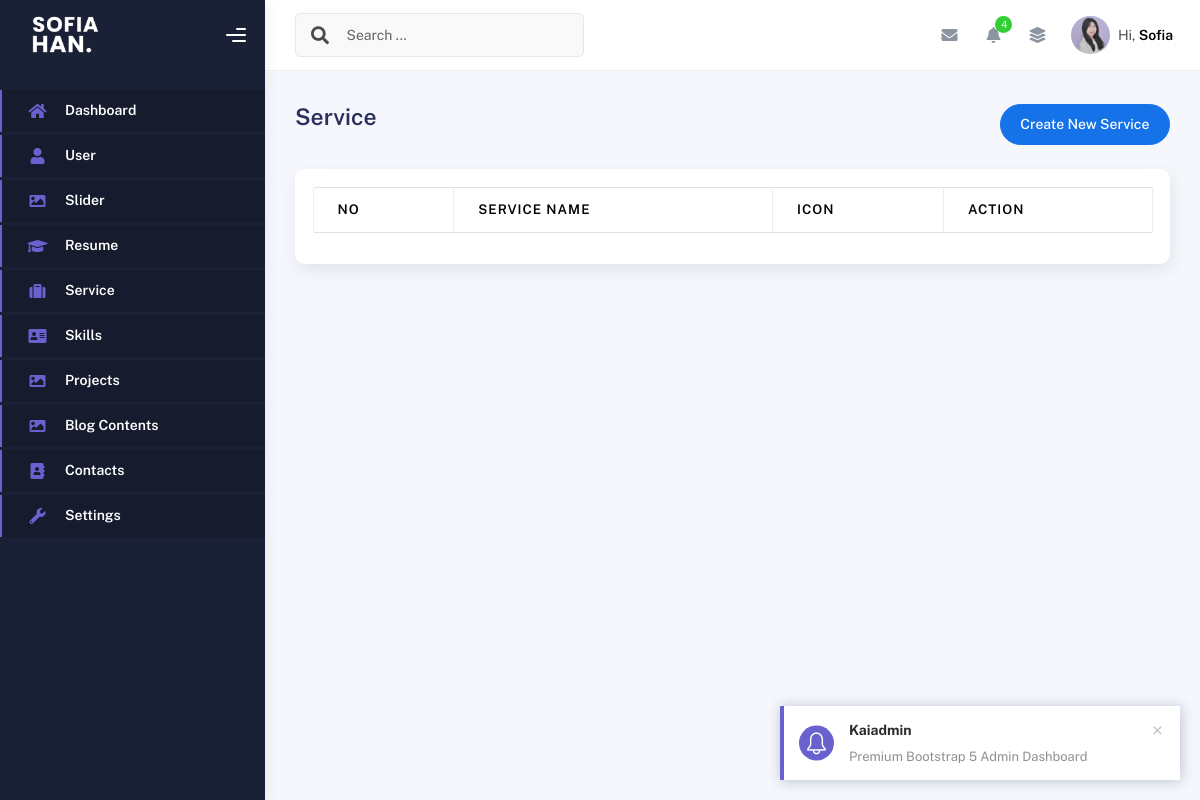
The page /service.php on the database as committed earlier.
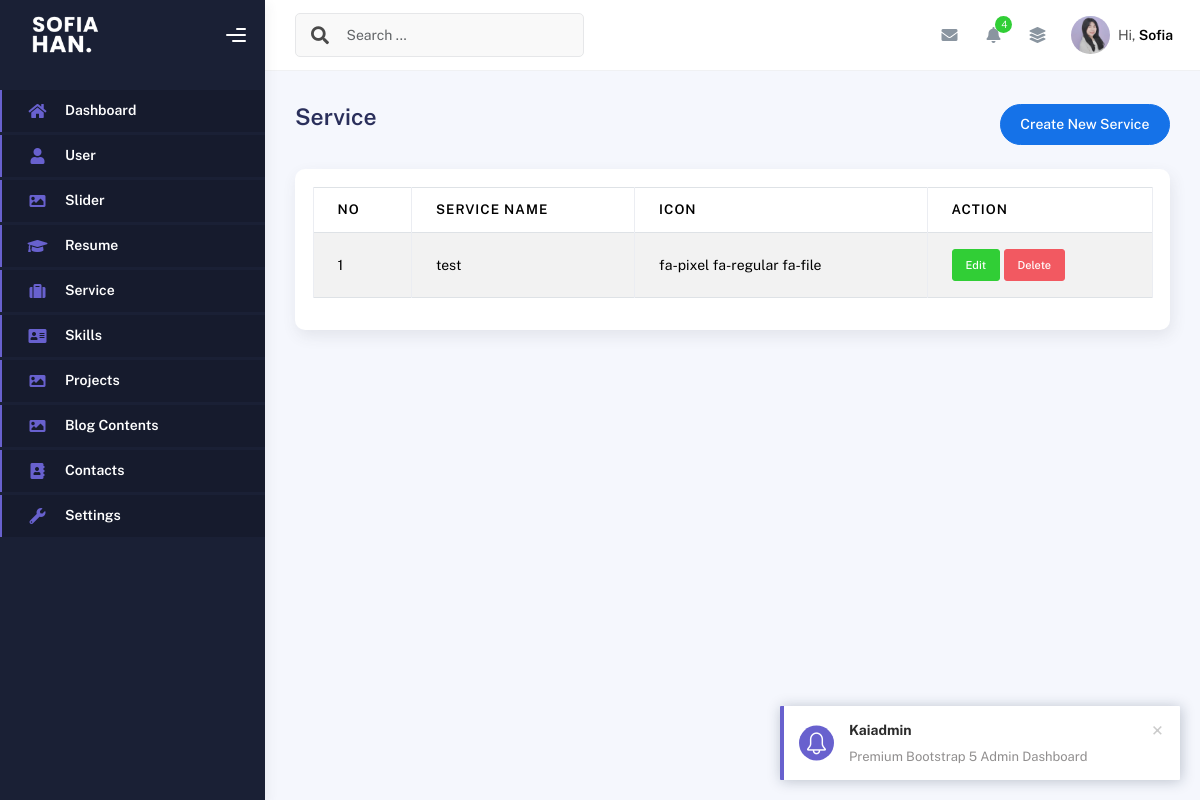
The same page on the database as committed later.
### tables this page shows
CREATE TABLE `service` (
  `id` int(11) NOT NULL,
  `service_name` varchar(50) NOT NULL,
  `icon` varchar(50) NOT NULL,
  `is_active` tinyint(1) NOT NULL DEFAULT 1,
  `created_at` timestamp NOT NULL DEFAULT current_timestamp(),
  `update_at` timestamp NULL DEFAULT NULL ON UPDATE current_timestamp()
);

### service.php (the view, shortened to what this page needs)
<?php
include "config/koneksi.php";
$query = mysqli_query($conn, "SELECT * FROM service ORDER BY id DESC");
$rows = mysqli_fetch_all($query, MYSQLI_ASSOC);
?>
<!DOCTYPE html>
<html lang="en">
<head>
    <?php
    include "inc/css.php";
    ?>
</head>
<body>
    <div class="wrapper">
        <?php
        include "inc/sidebar.php";
        ?>
        <div class="main-panel">
            <div class="main-header">
                <?php
                include "inc/navbar.php";
                ?>
            </div>
            <div class="container">
                <div class="page-inner">
                    <div class="d-flex align-items-left align-items-md-center flex-column flex-md-row pt-2 pb-4">
                        <div>
                            <h3 class="fw-bold mb-3">Service</h3>
                        </div>
                        <div class="ms-md-auto py-2 py-md-0">
                            <a href="create-service.php" class="btn btn-primary btn-round">Create New Service</a>
                        </div>
                    </div>
                    <div class="row">
                        <div class="col-sm-6 col-md-12">
                            <div class="card">
                                <div class="card-body">
                                    <table class="table table-bordered table-striped">
                                        <thead>
                                            <tr>
                                                <th>No</th>
                                                <th>Service Name</th>
                                                <th>Icon</th>
                                                <th>Action</th>
                                            </tr>
                                        </thead>
                                        <tbody>
                                            <?php foreach ($rows as $index => $row): ?>
                                                <tr>
                                                    <td><?php echo $index += 1 ?></td>
                                                    <td><?php echo $row['service_name'] ?></td>
                                                    <td><?php echo $row['icon'] ?></td>
                                                    <td>
                                                        <a class="btn btn-success btn-sm"
                                                            href="create-service.php?edit=<?php echo $row['id'] ?>">Edit</a>
                                                        <a onclick="return confirm('Are you sure wanna delete this data?')"
                                                            class=" btn btn-danger btn-sm"
                                                            href="service.php?delete=<?php echo $row['id'] ?>">Delete</a>
                                                    </td>
                                                </tr>
                                            <?php endforeach ?>
                                        </tbody>
                                    </table>
                                </div>
                            </div>
                        </div>
                    </div>
                </div>
            </div>
</body>
</html>

Rows that differ between the two databases and show on the page:
added service: index "1", service_name "test", icon "fa-pixel fa-regular fa-file"
